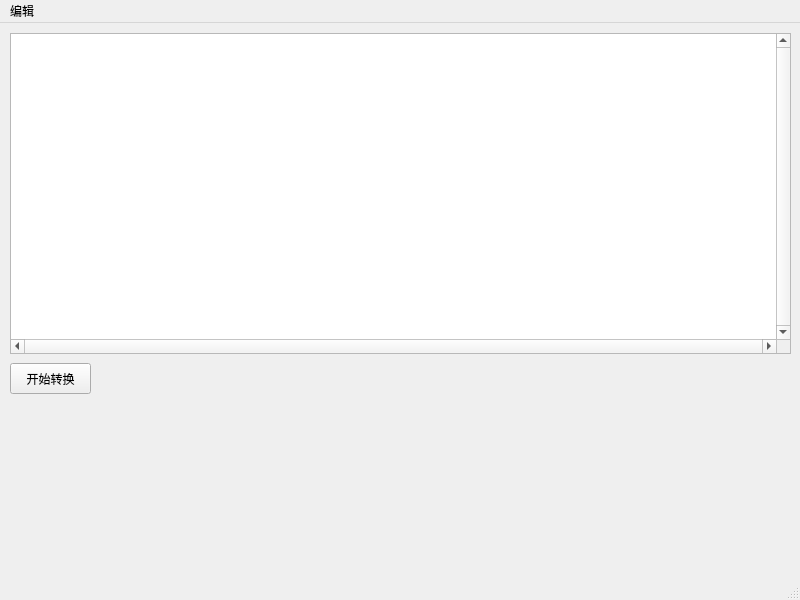
<?xml version="1.0" encoding="UTF-8"?>
<ui version="4.0">
 <class>Mainwindow</class>
 <widget class="QMainWindow" name="Mainwindow">
  <property name="geometry">
   <rect>
    <x>0</x>
    <y>0</y>
    <width>800</width>
    <height>600</height>
   </rect>
  </property>
  <property name="windowTitle">
   <string>超级改名工具</string>
  </property>
  <widget class="QWidget" name="centralwidget">
   <widget class="QPushButton" name="pushButton">
    <property name="geometry">
     <rect>
      <x>10</x>
      <y>340</y>
      <width>81</width>
      <height>31</height>
     </rect>
    </property>
    <property name="text">
     <string>开始转换</string>
    </property>
   </widget>
   <widget class="QTreeView" name="treeView">
    <property name="geometry">
     <rect>
      <x>10</x>
      <y>10</y>
      <width>781</width>
      <height>321</height>
     </rect>
    </property>
    <property name="autoFillBackground">
     <bool>true</bool>
    </property>
    <property name="verticalScrollBarPolicy">
     <enum>Qt::ScrollBarAlwaysOn</enum>
    </property>
    <property name="horizontalScrollBarPolicy">
     <enum>Qt::ScrollBarAlwaysOn</enum>
    </property>
    <property name="sizeAdjustPolicy">
     <enum>QAbstractScrollArea::AdjustToContents</enum>
    </property>
   </widget>
  </widget>
  <widget class="QMenuBar" name="menubar">
   <property name="geometry">
    <rect>
     <x>0</x>
     <y>0</y>
     <width>800</width>
     <height>23</height>
    </rect>
   </property>
   <widget class="QMenu" name="menu">
    <property name="title">
     <string>编辑</string>
    </property>
   </widget>
   <addaction name="menu"/>
  </widget>
  <widget class="QStatusBar" name="statusbar"/>
 </widget>
 <resources/>
 <connections/>
</ui>
